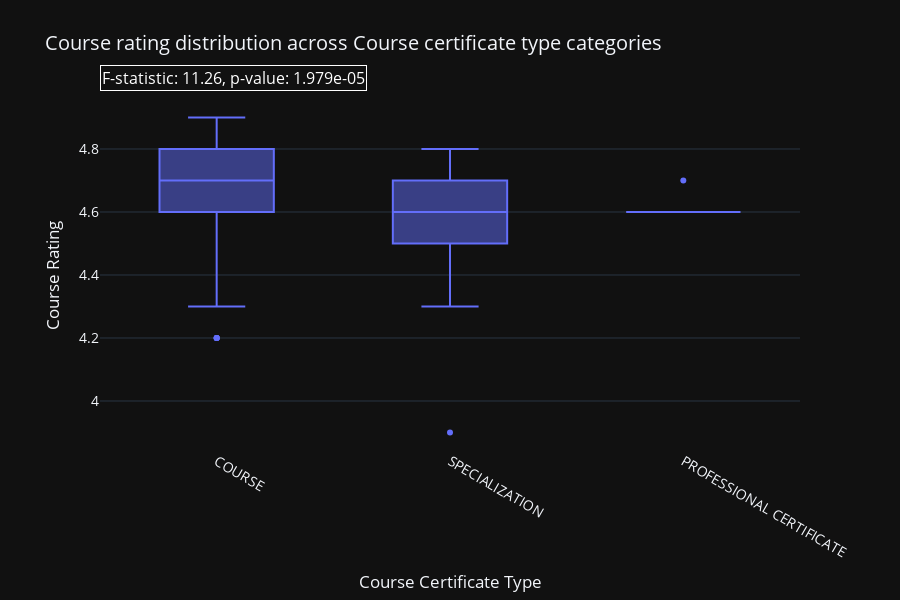

The code cell stored with this chart in its notebook:
### Markdown cell above
*Does the average course rating differ significantly between different types of output certificates (course_Certificate_type)?*

-> Yes, as the p-value is lower than 0.05, the type of output certificate has a non-coincidental effect on the average course rating, but we have very little amount of data to base the statement on.

### Code cell
perform_anova_and_visualize(data, categorical_feature="course_Certificate_type", numerical_feature="course_rating")

### Figure 1 — Plotly figure (JSON) as saved in the notebook; plotly's stock layout.template omitted (floating-point values rounded to 4 significant figures; data arrays with more than 128 entries replaced by an {"elided": "..."} marker saying what was removed)
{"data": [{"alignmentgroup": "True", "hovertemplate": "Course Certificate Type=%{x}<br>Course Rating=%{y}<extra></extra>", "legendgroup": "", "marker": {"color": "#636efa"}, "name": "", "notched": false, "offsetgroup": "", "orientation": "v", "showlegend": false, "type": "box", "x": {"elided": "282 str values"}, "x0": " ", "xaxis": "x", "y": {"elided": "282 float values"}, "y0": " ", "yaxis": "y"}], "layout": {"annotations": [{"bordercolor": "white", "borderwidth": 1, "font": {"color": "white", "size": 16}, "showarrow": false, "text": "F-statistic: 11.26, p-value: 1.979e-05", "x": 0, "xref": "paper", "y": 1.1, "yref": "paper"}], "boxmode": "group", "font": {"size": 14}, "height": 600, "legend": {"tracegroupgap": 0}, "margin": {"b": 100, "l": 100, "r": 100, "t": 100}, "title": {"text": "Course rating distribution across Course certificate type categories"}, "xaxis": {"anchor": "y", "automargin": true, "categoryorder": "total descending", "domain": [0, 1], "showgrid": false, "tickangle": 30, "title": {"text": "Course Certificate Type"}, "type": "category", "zeroline": false}, "yaxis": {"anchor": "x", "domain": [0, 1], "title": {"text": "Course Rating"}}}}
